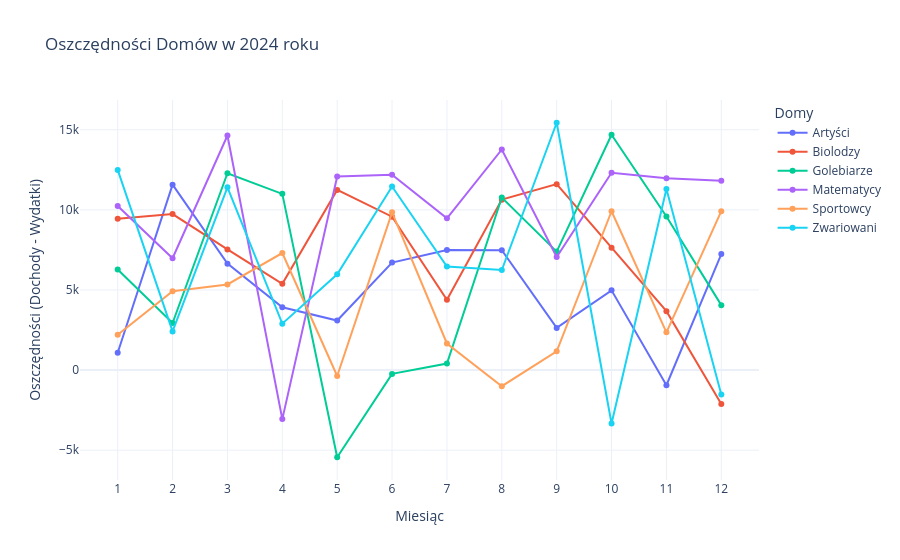

Notebook cell for this chart:
### Code cell
# WYKRES OSZCZĘDNOŚCI DOMÓW Z KAŻDEGO MIESIĄCA ROKU 2024

import MySQLdb
import pandas as pd
import plotly.express as px

connection = MySQLdb.connect(
    host="localhost",  
    user="root",       
    password="db",     
    database="nowa"    
)

cursor = connection.cursor()

query_oszczednosci = """
SELECT 
    nazwa_domu, 
    miesiac, 
    oszczednosci
FROM 
    oszczednosci_domy
ORDER BY 
    nazwa_domu, miesiac;
"""

df_oszczednosci = pd.read_sql(query_oszczednosci, connection)

fig = px.line(
    df_oszczednosci,
    x='miesiac',
    y='oszczednosci',
    color='nazwa_domu',  
    markers=True,        
    title="Oszczędności Domów w 2024 roku",
    labels={"miesiac": "Miesiąc", "oszczednosci": "Oszczędności (Dochody - Wydatki)"},
)

fig.update_layout(
    xaxis=dict(tickmode='array', tickvals=list(range(1, 13))),  
    xaxis_title="Miesiąc",
    yaxis_title="Oszczędności (Dochody - Wydatki)",
    legend_title="Domy",
    template="plotly_white",  
)

fig.show()

### Figure 1 — Plotly figure (JSON) as saved in the notebook; plotly's stock layout.template omitted (floating-point values rounded to 4 significant figures)
{"data": [{"hovertemplate": "nazwa_domu=Artyści<br>Miesiąc=%{x}<br>Oszczędności (Dochody - Wydatki)=%{y}<extra></extra>", "legendgroup": "Artyści", "line": {"color": "#636efa", "dash": "solid"}, "marker": {"symbol": "circle"}, "mode": "lines+markers", "name": "Artyści", "orientation": "v", "showlegend": true, "type": "scatter", "x": [1, 2, 3, 4, 5, 6, 7, 8, 9, 10, 11, 12], "xaxis": "x", "y": [1082, 11572, 6644, 3924, 3091, 6708, 7490, 7484, 2632, 4978, -947, 7242], "yaxis": "y"}, {"hovertemplate": "nazwa_domu=Biolodzy<br>Miesiąc=%{x}<br>Oszczędności (Dochody - Wydatki)=%{y}<extra></extra>", "legendgroup": "Biolodzy", "line": {"color": "#EF553B", "dash": "solid"}, "marker": {"symbol": "circle"}, "mode": "lines+markers", "name": "Biolodzy", "orientation": "v", "showlegend": true, "type": "scatter", "x": [1, 2, 3, 4, 5, 6, 7, 8, 9, 10, 11, 12], "xaxis": "x", "y": [9446, 9738, 7530, 5384, 11244, 9575, 4392, 10638, 11604, 7639, 3677, -2122], "yaxis": "y"}, {"hovertemplate": "nazwa_domu=Golebiarze<br>Miesiąc=%{x}<br>Oszczędności (Dochody - Wydatki)=%{y}<extra></extra>", "legendgroup": "Golebiarze", "line": {"color": "#00cc96", "dash": "solid"}, "marker": {"symbol": "circle"}, "mode": "lines+markers", "name": "Golebiarze", "orientation": "v", "showlegend": true, "type": "scatter", "x": [1, 2, 3, 4, 5, 6, 7, 8, 9, 10, 11, 12], "xaxis": "x", "y": [6281, 2941, 12285, 10998, -5440, -237, 409, 10770, 7395, 14689, 9585, 4054], "yaxis": "y"}, {"hovertemplate": "nazwa_domu=Matematycy<br>Miesiąc=%{x}<br>Oszczędności (Dochody - Wydatki)=%{y}<extra></extra>", "legendgroup": "Matematycy", "line": {"color": "#ab63fa", "dash": "solid"}, "marker": {"symbol": "circle"}, "mode": "lines+markers", "name": "Matematycy", "orientation": "v", "showlegend": true, "type": "scatter", "x": [1, 2, 3, 4, 5, 6, 7, 8, 9, 10, 11, 12], "xaxis": "x", "y": [10243, 6984, 14642, -3059, 12078, 12187, 9472, 13768, 7062, 12316, 11968, 11811], "yaxis": "y"}, {"hovertemplate": "nazwa_domu=Sportowcy<br>Miesiąc=%{x}<br>Oszczędności (Dochody - Wydatki)=%{y}<extra></extra>", "legendgroup": "Sportowcy", "line": {"color": "#FFA15A", "dash": "solid"}, "marker": {"symbol": "circle"}, "mode": "lines+markers", "name": "Sportowcy", "orientation": "v", "showlegend": true, "type": "scatter", "x": [1, 2, 3, 4, 5, 6, 7, 8, 9, 10, 11, 12], "xaxis": "x", "y": [2201, 4924, 5347, 7306, -368, 9844, 1659, -1006, 1175, 9913, 2357, 9920], "yaxis": "y"}, {"hovertemplate": "nazwa_domu=Zwariowani<br>Miesiąc=%{x}<br>Oszczędności (Dochody - Wydatki)=%{y}<extra></extra>", "legendgroup": "Zwariowani", "line": {"color": "#19d3f3", "dash": "solid"}, "marker": {"symbol": "circle"}, "mode": "lines+markers", "name": "Zwariowani", "orientation": "v", "showlegend": true, "type": "scatter", "x": [1, 2, 3, 4, 5, 6, 7, 8, 9, 10, 11, 12], "xaxis": "x", "y": [12493, 2415, 11405, 2899, 5983, 11461, 6459, 6247, 15437, -3332, 11307, -1527], "yaxis": "y"}], "layout": {"legend": {"title": {"text": "Domy"}, "tracegroupgap": 0}, "title": {"text": "Oszczędności Domów w 2024 roku"}, "xaxis": {"anchor": "y", "domain": [0, 1], "tickmode": "array", "tickvals": [1, 2, 3, 4, 5, 6, 7, 8, 9, 10, 11, 12], "title": {"text": "Miesiąc"}}, "yaxis": {"anchor": "x", "domain": [0, 1], "title": {"text": "Oszczędności (Dochody - Wydatki)"}}}}
